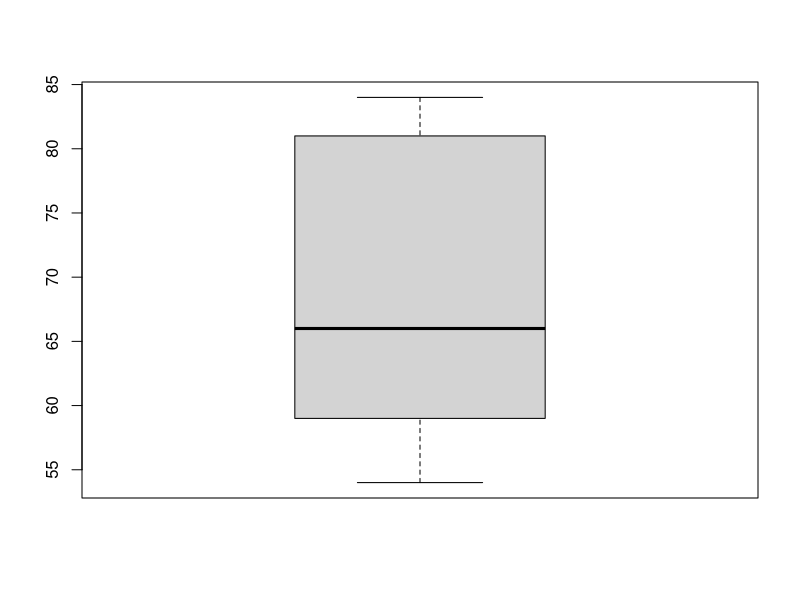

The R script that drew this image:
# remove objects
rm(list=ls())
# detach all libraries 
detachAllPackages <- function() {
  basic.packages <- c("package:stats","package:graphics","package:grDevices","package:utils","package:datasets","package:methods","package:base")
  package.list <- search()[ifelse(unlist(gregexpr("package:",search()))==1,TRUE,FALSE)]
  package.list <- setdiff(package.list,basic.packages)
  if (length(package.list)>0)  for (package in package.list) detach(package, character.only=TRUE)
}
detachAllPackages()

#############
# Basic stats
#############

# create vector y
y <- c(0, 4, 4, 5, 7, 10)

# (1) find sum of y using the built-in R function
sum_y <- sum(y)

# (2) find mean of y using your "own" function
mean_y <- sum(y)/length(y)

# now do the same thing, but faster using the built-in R function
mean_y <- mean(y)

# (3) find sum of demeaned values
sum_demeaned_y <- sum(y - mean_y)

# (4) calculate sum of squared error
sum_squared_error <- sum((y - mean_y)^2)

###########
# Quantiles
###########

# create vector
quantilesVec <- c(55, 84, 65, 54, 61, 67, 80, 59, 81, 82)

# (1) calculate median 
sort(quantilesVec)
median_vec <- median(quantilesVec)

# (2) calculate quantiles
summary(quantilesVec)

quantile(quantilesVec, c(0.25, 0.5, 0.75))

boxplot(quantilesVec)

# (3) make a histogram of state median income
state.x77[,2]

pdf("median_income_hist.pdf")
hist(state.x77[,2], main = "Distribution of state median income", xlab = "Median income")
dev.off()

# remember to save your plot as a pdf
